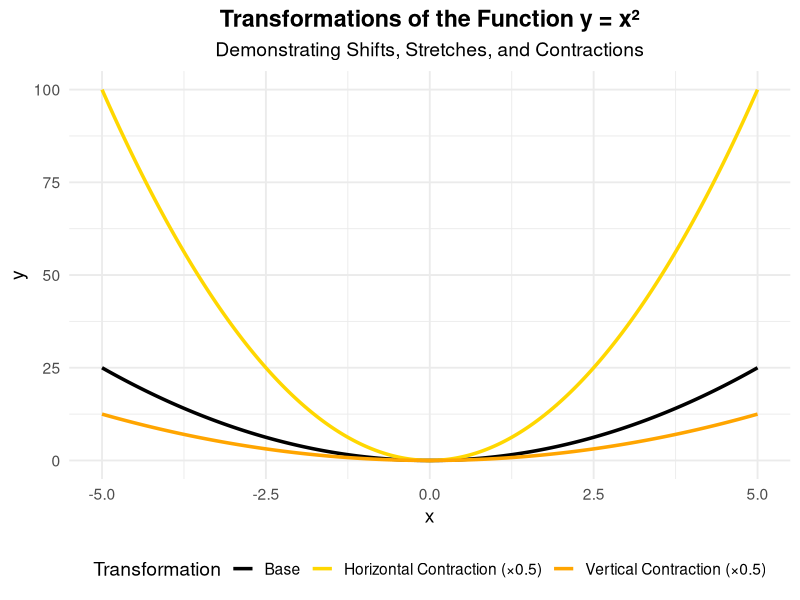

R code for this plot:
## ---- chunk 1
# Load required library
library(ggplot2)

# Define the base function
f <- function(x) x^2

# Create a sequence of x values
x <- seq(-5, 5, length.out = 400)

# Compute transformations
data <- data.frame(
  x = x,
  base = f(x),
  vertical_contraction = 0.5 * f(x), # contract vertically
  horizontal_contraction = f(2 * x) # contract horizontally
)

# Reshape data for plotting
library(tidyr)
data_long <- pivot_longer(
  data,
  cols = -x,
  names_to = "transformation",
  values_to = "y"
)

# Assign custom labels for clarity
labels <- c(
  base = "Base",
  vertical_contraction = "Vertical Contraction (×0.5)",
  horizontal_contraction = "Horizontal Contraction (×0.5)"
)

# Plot all transformations
ggplot(data_long, aes(x = x, y = y, color = transformation)) +
  geom_line(size = 1.2) +
  scale_color_manual(values = c(
    "base" = "black",
    "vertical_contraction" = "orange",
    "horizontal_contraction" = "gold"
  ),
  labels = labels
  ) +
  labs(
    title = "Transformations of the Function y = x²",
    subtitle = "Demonstrating Shifts, Stretches, and Contractions",
    x = "x",
    y = "y",
    color = "Transformation"
  ) +
  theme_minimal(base_size = 14) +
  theme(
    legend.position = "bottom",
    legend.box = "vertical",
    plot.title = element_text(face = "bold", hjust = 0.5),
    plot.subtitle = element_text(hjust = 0.5)
  )
